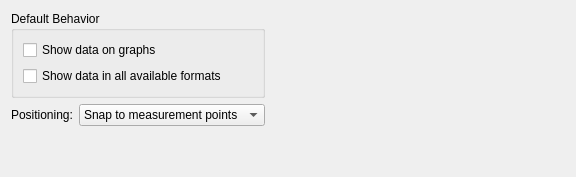
           <widget class="QWidget" name="Marker">
            <layout class="QHBoxLayout" name="horizontalLayout_6">
             <item>
              <layout class="QVBoxLayout" name="verticalLayout_9">
               <item>
                <widget class="QGroupBox" name="groupBox_9">
                 <property name="title">
                  <string>Default Behavior</string>
                 </property>
                 <layout class="QVBoxLayout" name="verticalLayout_12">
                  <item>
                   <widget class="QCheckBox" name="MarkerShowMarkerData">
                    <property name="text">
                     <string>Show data on graphs</string>
                    </property>
                   </widget>
                  </item>
                  <item>
                   <widget class="QCheckBox" name="MarkerShowAllMarkerData">
                    <property name="text">
                     <string>Show data in all available formats</string>
                    </property>
                   </widget>
                  </item>
                 </layout>
                </widget>
               </item>
               <item>
                <layout class="QFormLayout" name="formLayout_9">
                 <item row="0" column="0">
                  <widget class="QLabel" name="label_28">
                   <property name="text">
                    <string>Positioning:</string>
                   </property>
                  </widget>
                 </item>
                 <item row="0" column="1">
                  <widget class="QComboBox" name="MarkerInterpolate">
                   <property name="sizeAdjustPolicy">
                    <enum>QComboBox::AdjustToContents</enum>
                   </property>
                   <item>
                    <property name="text">
                     <string>Snap to measurement points</string>
                    </property>
                   </item>
                   <item>
                    <property name="text">
                     <string>Interpolate between points</string>
                    </property>
                   </item>
                  </widget>
                 </item>
                </layout>
               </item>
               <item>
                <spacer name="verticalSpacer_5">
                 <property name="orientation">
                  <enum>Qt::Vertical</enum>
                 </property>
                 <property name="sizeHint" stdset="0">
                  <size>
                   <width>20</width>
                   <height>40</height>
                  </size>
                 </property>
                </spacer>
               </item>
              </layout>
             </item>
             <item>
              <spacer name="horizontalSpacer_5">
               <property name="orientation">
                <enum>Qt::Horizontal</enum>
               </property>
               <property name="sizeHint" stdset="0">
                <size>
                 <width>300</width>
                 <height>20</height>
                </size>
               </property>
              </spacer>
             </item>
            </layout>
           </widget>
